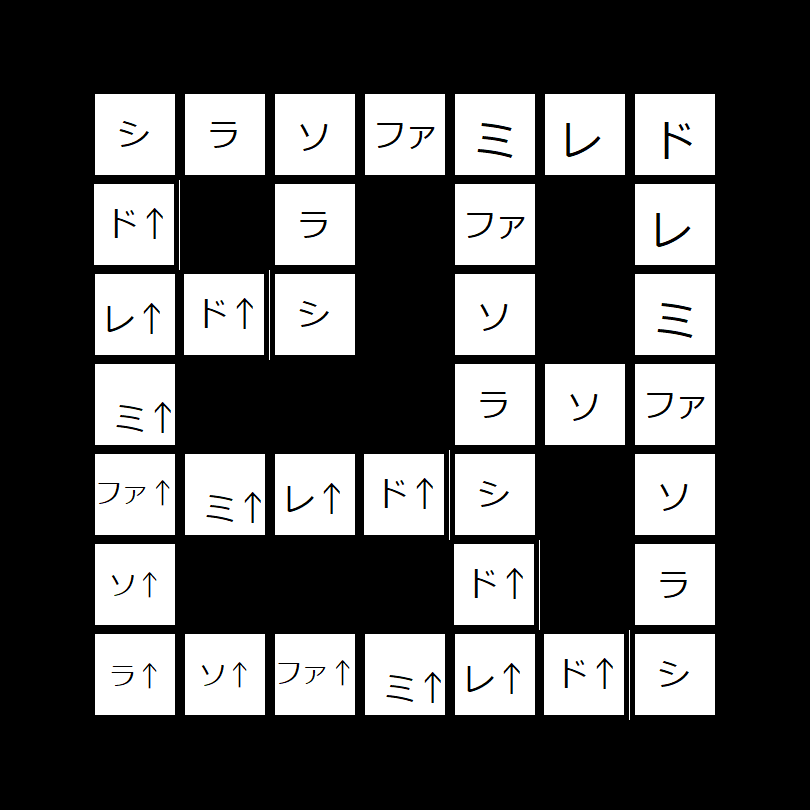

This is a level from a 2D game, rendered from its Tiled map with the project's own tilesets. A one-line summary and the complete map file follow:
An orthogonal 9x9 tile map with 90x90 px tiles, 1 tile layer (タイル・レイヤー1).

<map version="2017.05.26" orientation="orthogonal" renderorder="right-down" width="9" height="9" tilewidth="90" tileheight="90" nextobjectid="1">
 <tileset firstgid="1" source="stage1-2.tsx" />
 <layer name="タイル・レイヤー1" width="9" height="9">
  <data encoding="csv">
0,0,0,0,0,0,0,0,0,
0,8,7,6,5,4,3,2,0,
0,9,0,7,0,5,0,3,0,
0,10,9,8,0,6,0,4,0,
0,11,0,0,0,7,6,5,0,
0,12,11,10,9,8,0,6,0,
0,13,0,0,0,9,0,7,0,
0,14,13,12,11,10,9,8,0,
0,0,0,0,0,0,0,0,0
</data>
 </layer>
</map>
